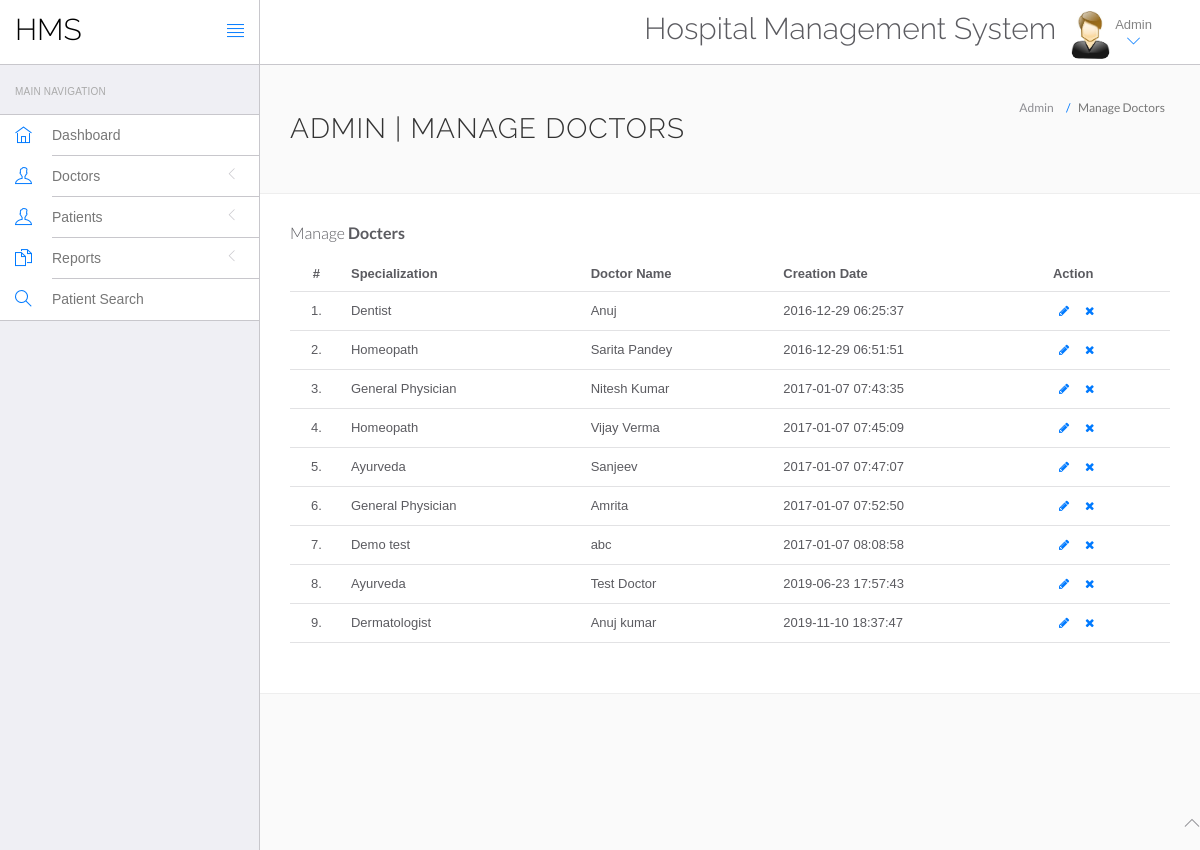
Page /admin/manage-doctors.php (signed in) on the earlier database version.
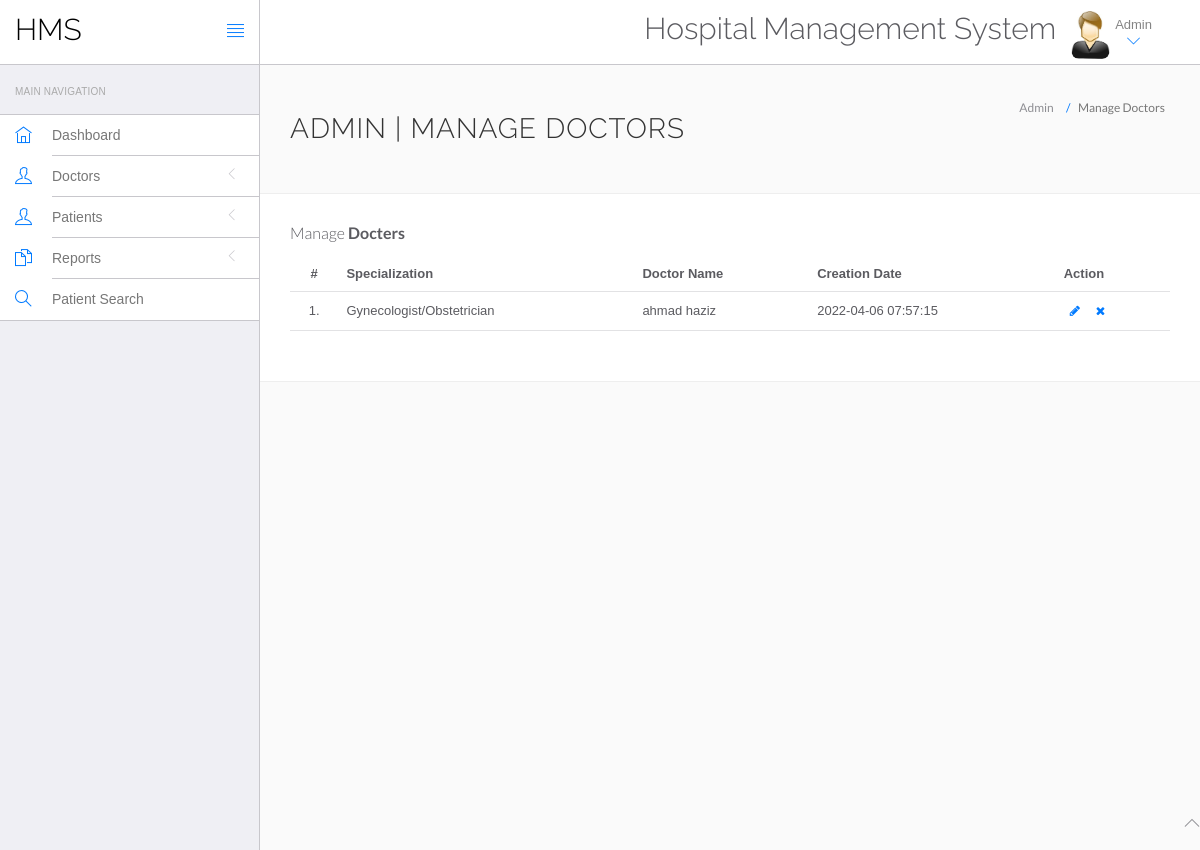
Same page on the later database version.
### tables this page shows
CREATE TABLE `doctors` (
  `id` int(11) NOT NULL,
  `specilization` varchar(255) DEFAULT NULL,
  `doctorName` varchar(255) DEFAULT NULL,
  `address` longtext DEFAULT NULL,
  `docFees` varchar(255) DEFAULT NULL,
  `contactno` bigint(11) DEFAULT NULL,
  `docEmail` varchar(255) DEFAULT NULL,
  `password` varchar(255) DEFAULT NULL,
  `creationDate` timestamp NULL DEFAULT current_timestamp(),
  `updationDate` timestamp NULL DEFAULT NULL ON UPDATE current_timestamp()
);

### admin/manage-doctors.php (the view, shortened to what this page needs)
<?php
include('../connection/connect.php');
?>
<!DOCTYPE html>
<html lang="en">
	<head>
		<link rel="stylesheet" href="vendor/bootstrap/css/bootstrap.min.css">
		<link rel="stylesheet" href="vendor/fontawesome/css/font-awesome.min.css">
		<link rel="stylesheet" href="vendor/themify-icons/themify-icons.min.css">
		<link href="vendor/animate.css/animate.min.css" rel="stylesheet" media="screen">
		<link href="vendor/perfect-scrollbar/perfect-scrollbar.min.css" rel="stylesheet" media="screen">
		<link href="vendor/switchery/switchery.min.css" rel="stylesheet" media="screen">
		<link href="vendor/bootstrap-touchspin/jquery.bootstrap-touchspin.min.css" rel="stylesheet" media="screen">
		<link href="vendor/select2/select2.min.css" rel="stylesheet" media="screen">
		<link href="vendor/bootstrap-datepicker/bootstrap-datepicker3.standalone.min.css" rel="stylesheet" media="screen">
		<link href="vendor/bootstrap-timepicker/bootstrap-timepicker.min.css" rel="stylesheet" media="screen">
		<link rel="stylesheet" href="assets/css/styles.css">
		<link rel="stylesheet" href="assets/css/plugins.css">
		<link rel="stylesheet" href="assets/css/themes/theme-1.css" id="skin_color" />
	</head>
	<body>
		<div id="app">
<?php include('include/sidebar.php');?>
			<div class="app-content">
						<?php include('include/header.php');?>
				<div class="main-content" >
					<div class="wrap-content container" id="container">
						<section id="page-title">
							<div class="row">
								<div class="col-sm-8">
									<h1 class="mainTitle">Admin | Manage Doctors</h1>
																	</div>
								<ol class="breadcrumb">
									<li>
										<span>Admin</span>
									</li>
									<li class="active">
										<span>Manage Doctors</span>
									</li>
								</ol>
							</div>
						</section>
						<div class="container-fluid container-fullw bg-white">
									<div class="row">
								<div class="col-md-12">
									<h5 class="over-title margin-bottom-15">Manage <span class="text-bold">Docters</span></h5>
									<table class="table table-hover" id="sample-table-1">
										<thead>
											<tr>
												<th class="center">#</th>
												<th>Specialization</th>
												<th class="hidden-xs">Doctor Name</th>
												<th>Creation Date </th>
												<th>Action</th>
											</tr>
										</thead>
										<tbody>
<?php
$sql=mysqli_query($con,"select * from doctors");
$cnt=1;
while($row=mysqli_fetch_array($sql))
{
?>
											<tr>
												<td class="center"><?php echo $cnt;?>.</td>
												<td class="hidden-xs"><?php echo $row['specilization'];?></td>
												<td><?php echo $row['doctorName'];?></td>
												<td><?php echo $row['creationDate'];?>
												</td>
												<td >
												<div class="visible-md visible-lg hidden-sm hidden-xs">
							<a href="edit-doctor.php?id=<?php echo $row['id'];?>" class="btn btn-transparent btn-xs" tooltip-placement="top" tooltip="Edit"><i class="fa fa-pencil"></i></a>
	<a href="manage-doctors.php?id=<?php echo $row['id']?>&del=delete" onClick="return confirm('Are you sure you want to delete?')"class="btn btn-transparent btn-xs tooltips" tooltip-placement="top" tooltip="Remove"><i class="fa fa-times fa fa-white"></i></a>
												</div>
												</td>
											</tr>
											<?php
$cnt=$cnt+1;
											 }?>
										</tbody>
									</table>
								</div>
							</div>
								</div>
							</div>
						</div>
					</div>
				</div>
	<?php include('include/footer.php');?>
	</body>
</html>

Differences in the rows shown:
removed doctors: specilization "Dentist", doctorName "Anuj", creationDate "2016-12-29 06:25:37"
removed doctors: specilization "Homeopath", doctorName "Sarita Pandey", creationDate "2016-12-29 06:51:51"
removed doctors: specilization "General Physician", doctorName "Nitesh Kumar", creationDate "2017-01-07 07:43:35"
removed doctors: specilization "Homeopath", doctorName "Vijay Verma", creationDate "2017-01-07 07:45:09"
removed doctors: specilization "Ayurveda", doctorName "Sanjeev", creationDate "2017-01-07 07:47:07"
removed doctors: specilization "General Physician", doctorName "Amrita", creationDate "2017-01-07 07:52:50"
removed doctors: specilization "Demo test", doctorName "abc", creationDate "2017-01-07 08:08:58"
removed doctors: specilization "Ayurveda", doctorName "Test Doctor", creationDate "2019-06-23 17:57:43"
removed doctors: specilization "Dermatologist", doctorName "Anuj kumar", creationDate "2019-11-10 18:37:47"
added doctors: specilization "Gynecologist/Obstetrician", doctorName "ahmad haziz", creationDate "2022-04-06 07:57:15"
